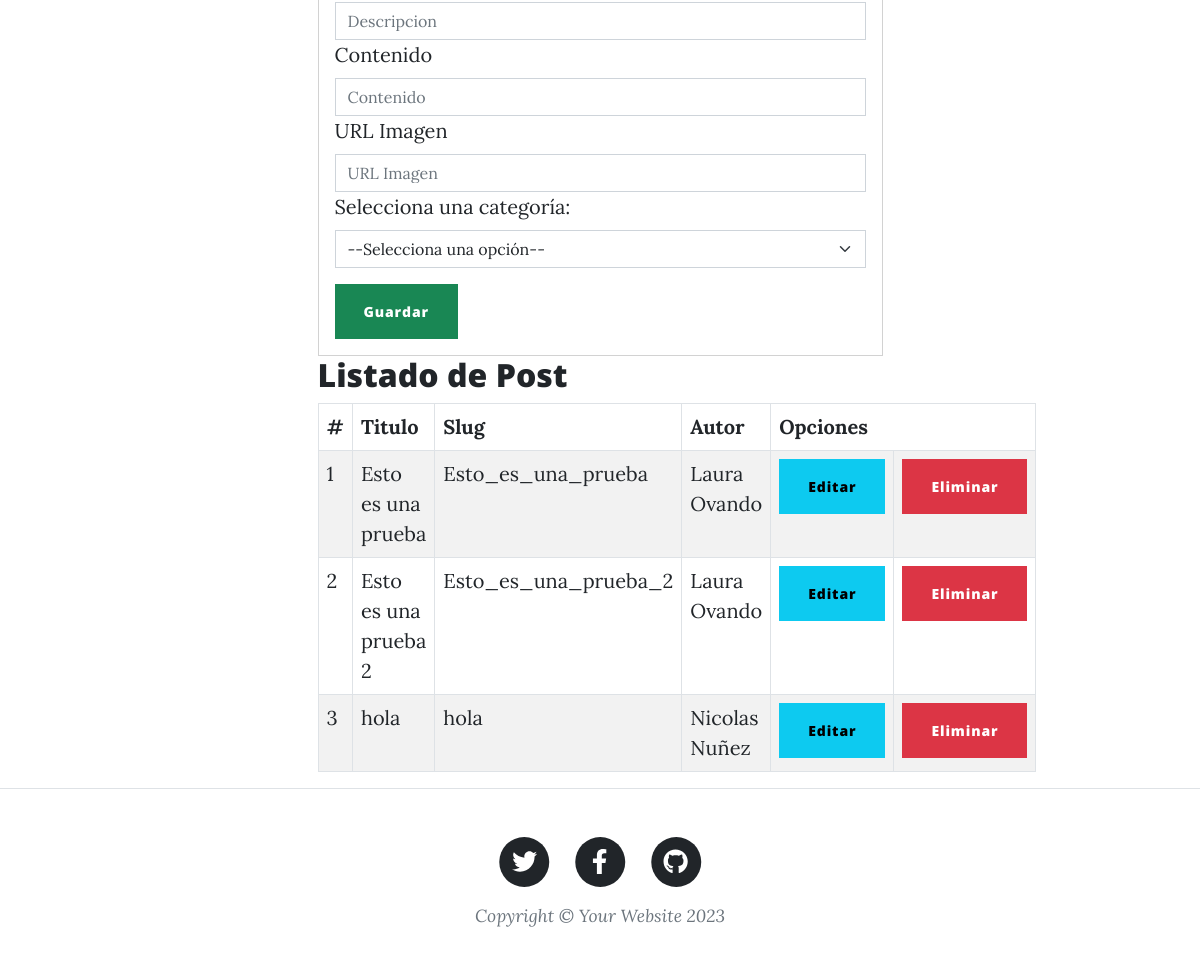
/Posts/ (signed in, lower part), run on an earlier commit of the app's database.
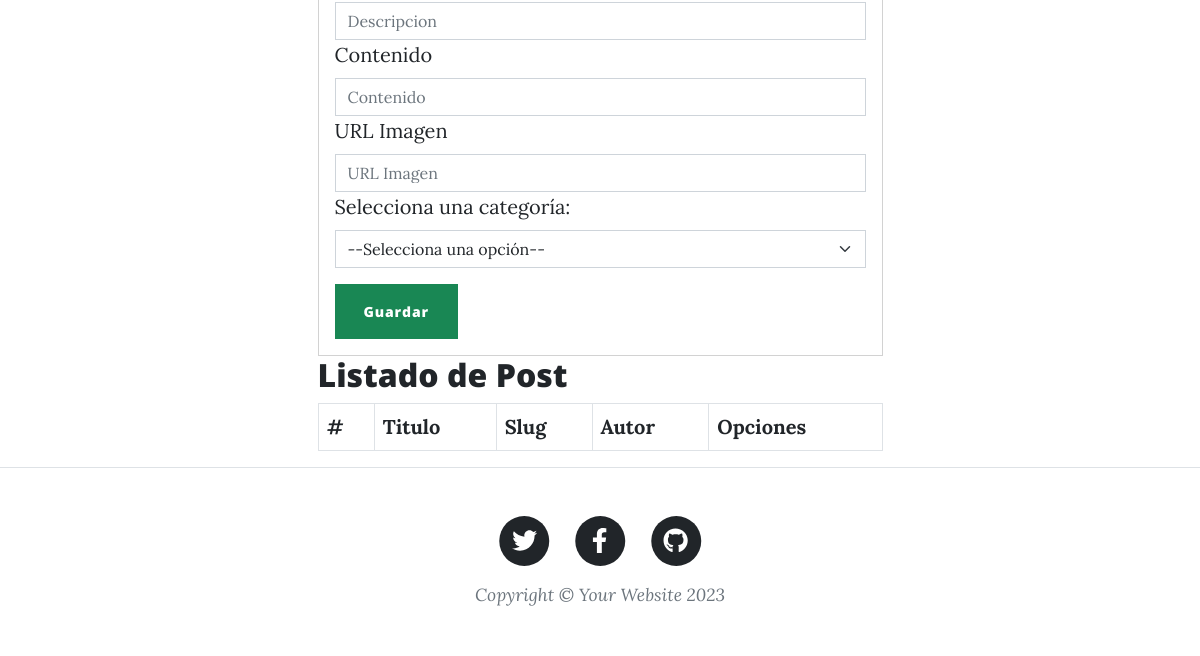
And on a later commit of the database.
### GestionDeBlog/models.py (models this page shows, shortened)
class Post(models.Model):
    id = models.AutoField(primary_key=True)
    titulo = models.CharField('Titulo', max_length=150, blank=False, null=False)
    slug = models.CharField('Slug', max_length=100, blank=False, null=False)
    descripcion = models.CharField('Descripcion', max_length=255, blank=False, null=False)
    contenido = RichTextField()
    imagen = models.URLField(max_length=255, blank=False, null=False)
    autor = models.ForeignKey(Usuario, on_delete=models.CASCADE)
    categoria = models.ForeignKey(Categoria, on_delete=models.CASCADE)
    estado = models.BooleanField('Publicado / No Publicado', default=True)
    fecha_creacion = models.DateField('Fecha de Creacion', auto_now=False, auto_now_add=True)
    class Meta:
        verbose_name = 'Post'
        verbose_name_plural = 'Posts'

class Usuario(AbstractUser):
    REQUIRED_FIELDS = ['first_name', 'last_name', 'email']
    def __str__(self):
        return f'{self.first_name} {self.last_name}'

### GestionDeBlog/views.py (the view)
# urls.py: path('Posts/', views.posts, name="posts"),
def posts(request):
    if request.user.is_superuser:
        postslistados = Post.objects.all()
    elif request.user.is_authenticated:
        postslistados = Post.objects.filter(autor=request.user)
    categoriaslistadas = Categoria.objects.all()
    return render(request, 'posts.html', {"postslistados" : postslistados, "categoriaslistadas" : categoriaslistadas})

### GestionDeBlog/templates/posts.html (shortened to what this page needs)
{% extends 'index.html' %}
{% load static %}
{% block contenido %}
    <div class="container">
        <div class="register">
            <div class="card">
                <div class="card-body">
                    <form action="/registrarpost/" method="POST">{% csrf_token %}
                        <div class="card-item">
                            <input type="text" id="txtDescripcion" name="txtDescripcion" class="form-control" placeholder="Descripcion">
                        </div>
                        <div class="card-item">
                            <label for="exampleFormControlInput1" class="form-label">Contenido</label>
                            <input type="text" id="txtContenido" name="txtContenido" class="form-control" placeholder="Contenido">
                        </div>
                        <div class="card-item">
                            <label for="exampleFormControlInput1" class="form-label">URL Imagen</label>
                            <input type="text" id="txtImagen" name="txtImagen" class="form-control" placeholder="URL Imagen">
                        </div>
                            <div class="mb-3">
                                <label for="categorias" class="form-label">Selecciona una categoría:</label>
                                <select id="categorias" name="categoria" class="form-select">
                                    <option value="">--Selecciona una opción--</option>
                                </select>
                            </div>
                        <div class="card-item">
                            <button type="submit" class="btn btn-success btn-block text-white"> Guardar </button>
                        </div>
                    </form>
                </div>
            </div>
        </div>
        <div class="list">
            <h2> Listado de Post </h2>
            <div class="list-content">
                <table class="table table-striped table-bordered">
                    <thead class="thead-dark">
                        <tr>
                            <th> # </th>
                            <th> Titulo </th>
                            <th> Slug </th>
                            <th> Autor </th>
                            <th colspan="2"> Opciones </th>
                        </tr>
                    </thead>
                    <tbody>
                        {% for p in postslistados %}
                            <tr class="tr-tbody">
                                <td> {{forloop.counter}} </td>
                                <td> {{p.titulo}} </td>
                                <td> {{p.slug}} </td>
                                <td> {{p.autor}} </td>
                                <td><a href="edicionpost/{{ p.id }}"> <button class="btn btn-info"> Editar </button> </a></td>
                                <td><a href="eliminarpost/{{ p.id }}"> <button class="btn btn-danger btnEliminar"> Eliminar </button> </a></td>
                            </tr>
                        {% endfor %}
                    </tbody>
                </table>
            </div>
        </div>
    </div>
{% endblock contenido %}

What changed in the data, as far as the page shows it:
removed Post: titulo "Esto es una prueba", slug "Esto_es_una_prueba", autor "Laura Ovando"
removed Post: titulo "Esto es una prueba 2", slug "Esto_es_una_prueba_2", autor "Laura Ovando"
removed Post: titulo "hola", slug "hola", autor "Nicolas Nuñez"
